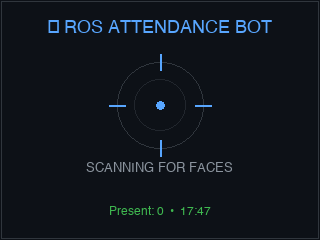
#> input picture assets/tft_idle_sample.png, 320 x 240 px; its folder holds only this picture in this run
$ python -i tft_display.py   (imports and definitions only)
#> lines starting #> are read from the running program, lines starting #| are printed output that depends on the picture
"""
=============================================================================
 ROS Attendance Bot — TFT Display Controller
 Hardware & Simulated TFT Display Driver for Raspberry Pi Robots.

 Displays:
   ✅ GREEN CHECKMARK : When a person in database is recognized & attendance marked
   ❌ RED X MARK      : When an unknown / unregistered person is detected
   📡 IDLE / SCANNING : Animated scanning radar & attendance counter

 Supported Backends:
   - Linux Framebuffer (/dev/fb1 or /dev/fb0) for Waveshare, Adafruit PiTFT
   - ST7789 / ILI9341 SPI drivers (if luma / adafruit libraries installed)
   - Desktop / X11 Window Preview (for testing on monitor or development PC)
=============================================================================
"""

import os
import sys
import time
import math
import logging
import threading
import platform
from datetime import datetime
from pathlib import Path

import numpy as np
from PIL import Image, ImageDraw, ImageFont

import config

log = logging.getLogger(__name__)


def _load_font(size: int, bold: bool = False):
    """Load a TrueType font if available, with graceful fallback to default."""
    candidates = [
        # Linux / Raspberry Pi OS fonts
        "/usr/share/fonts/truetype/dejavu/DejaVuSans-Bold.ttf" if bold else "/usr/share/fonts/truetype/dejavu/DejaVuSans.ttf",
        "/usr/share/fonts/truetype/liberation/LiberationSans-Bold.ttf" if bold else "/usr/share/fonts/truetype/liberation/LiberationSans-Regular.ttf",
        "/usr/share/fonts/truetype/freefont/FreeSansBold.ttf" if bold else "/usr/share/fonts/truetype/freefont/FreeSans.ttf",
        # macOS fonts
        "/System/Library/Fonts/Helvetica.ttc",
        "/Library/Fonts/Arial.ttf",
    ]
    for path in candidates:
        if os.path.exists(path):
            try:
                return ImageFont.truetype(path, size)
            except Exception:
                pass
    return ImageFont.load_default()


class TFTDisplay:
    """
    Manages visual feedback on TFT displays attached to Raspberry Pi robots.
    Thread-safe and non-blocking with automatic return-to-idle timeouts.
    """

    def __init__(self, width: int = None, height: int = None, backend: str = None):
        self.width   = width   or config.TFT_WIDTH
        self.height  = height  or config.TFT_HEIGHT
        self.backend = backend or config.TFT_BACKEND

        self._lock         = threading.Lock()
        self._running      = True
        self._current_mode = "idle"     # "idle" | "success" | "unknown"
        self._total_count  = 0
        self._status_text  = "Robot Scanning..."
        self._revert_timer = None

        # Hardware handles
        self._fb_file      = None
        self._is_fb        = False
        self._cv2_preview  = False
        self._arduino_ser  = None

        # Preload fonts
        self.font_title    = _load_font(max(14, int(self.height * 0.075)), bold=True)
        self.font_sub      = _load_font(max(11, int(self.height * 0.055)), bold=False)
        self.font_name     = _load_font(max(16, int(self.height * 0.085)), bold=True)
        self.font_badge    = _load_font(max(11, int(self.height * 0.052)), bold=True)
        self.font_tiny     = _load_font(max(9,  int(self.height * 0.045)), bold=False)

        self._init_backend()
        self._init_arduino()

        # Initial screen
        self.show_idle()

    # ── Backend Initialization ───────────────────────────────────────────────

    def _init_arduino(self):
        """Connect to Arduino Uno TFT Shield over USB serial if available."""
        if not getattr(config, "ARDUINO_TFT_ENABLED", True):
            return

        port = getattr(config, "ARDUINO_TFT_PORT", "auto")
        baud = getattr(config, "ARDUINO_TFT_BAUD", 115200)

        candidates = []
        if port != "auto":
            candidates.append(port)
        else:
            # Common Linux/Pi Arduino device paths
            import glob
            candidates.extend(sorted(glob.glob("/dev/ttyACM*")))
            candidates.extend(sorted(glob.glob("/dev/ttyUSB*")))
            # macOS testing paths
            candidates.extend(sorted(glob.glob("/dev/cu.usbmodem*")))
            candidates.extend(sorted(glob.glob("/dev/cu.usbserial*")))

        for p in candidates:
            try:
                import serial
                ser = serial.Serial(p, baud, timeout=1)
                ser.dtr = False
                ser.rts = False
                time.sleep(2.0) # Allow Arduino bootloader auto-reset to settle
                # Drain initial buffer
                if ser.in_waiting:
                    ser.read(ser.in_waiting)
                self._arduino_ser = ser
                log.info("TFT Display: Connected to Arduino Uno TFT Shield on %s @ %d baud", p, baud)
                break
            except Exception as e:
                log.debug("Could not connect to serial port %s: %s", p, e)

    # [10 lines left out: function _send_arduino, not called in this run]

    def _init_backend(self):
        """Detect and initialize the display output target."""
        fb_path = config.TFT_FB_DEVICE

        # Check if a graphical window environment (X11 / Wayland) is actually available
        has_display = bool(os.environ.get("DISPLAY") or os.environ.get("WAYLAND_DISPLAY"))
        if platform.system() == "Darwin":
            has_display = True

        if self.backend == "auto":
            if os.path.exists(fb_path):
                self._backend_type = "framebuffer"
            elif has_display:
                self._backend_type = "window"
            else:
                # Running headless (SSH / Robot without HDMI monitor)
                self._backend_type = "headless"
        else:
            self._backend_type = self.backend

        if self._backend_type == "framebuffer":
            try:
                self._fb_file = open(fb_path, "wb")
                self._is_fb   = True
                log.info("TFT Display connected to Framebuffer: %s (%dx%d)",
                         fb_path, self.width, self.height)
            except Exception as e:
                log.warning("Could not open %s (%s). Falling back to headless mode.", fb_path, e)
                self._backend_type = "headless"

        if self._backend_type == "window":
            if has_display:
                log.info("TFT Display using Window preview mode (%dx%d)", self.width, self.height)
                self._cv2_preview = True
            else:
                log.info("TFT Display: No graphical display detected. Running in headless mode.")
                self._backend_type = "headless"

        if self._backend_type == "headless":
            log.info("TFT Display: Hardware headless mode active (Arduino / Serial visual feedback).")

    # ── Public API ────────────────────────────────────────────────────────────

    # [89 lines left out: functions show_live_frame, show_idle, show_success, show_unknown, not called in this run]

    def update_status(self, text: str):
        """Update status message."""
        self._status_text = text

    # [217 lines left out: functions close, _render_success, _render_unknown, _render_idle, _output, _schedule_revert and 1 more, not called in this run]


# ── Quick Standalone Test ────────────────────────────────────────────────────
# [19 lines not run here, left out]

>>> import cv2
>>> picture = cv2.imread('assets/tft_idle_sample.png', cv2.IMREAD_GRAYSCALE)
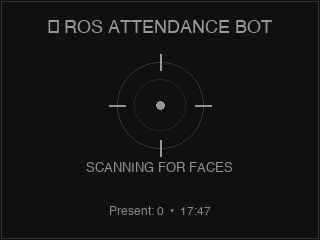
#> picture: shape (240, 320); min 16, max 152, mean 19.8
>>> result = TFTDisplay().show_live_frame(picture)
#> (the run stopped early here; a loop or call above may not have finished)

$ run again, on assets/tft_success_sample.png
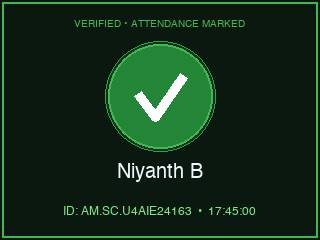
#> input picture assets/tft_success_sample.png, 320 x 240 px
#> `picture = cv2.imread('assets/tft_idle_sample.png', cv2.IMREAD_GRAYSCALE)`:
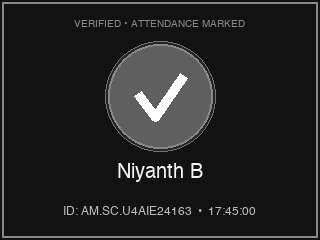
#> picture: shape (240, 320); min 18, max 255, mean 35.5

$ run again, on assets/tft_unknown_sample.png
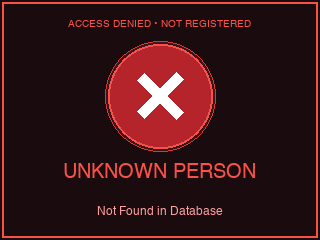
#> input picture assets/tft_unknown_sample.png, 320 x 240 px
#> `picture = cv2.imread('assets/tft_idle_sample.png', cv2.IMREAD_GRAYSCALE)`:
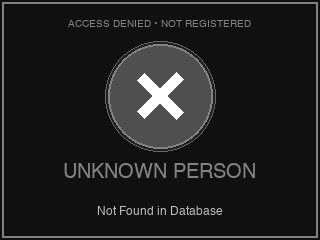
#> picture: shape (240, 320); min 16, max 255, mean 32.7
